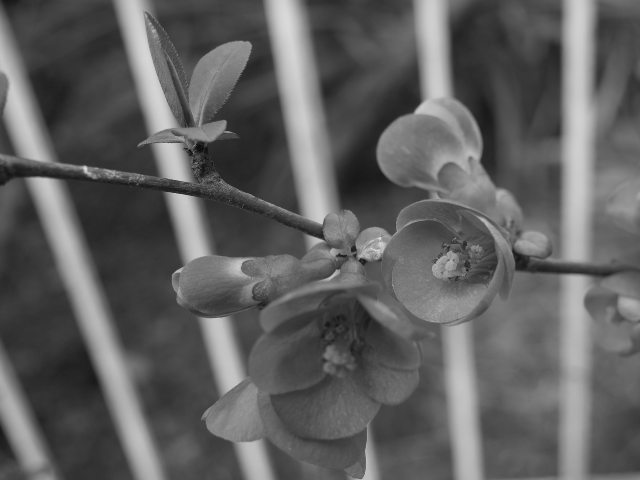
%> input picture Electrical and Computer Engineering DEng (Equilavent to Masters) - Aristotle University of Thessaloniki/Digital Image Processing (Matlab)/DIP_A/march.png, 1280 x 960 px (shown at 1/2 size)
$ octave demo1.m   (GNU Octave 9; MATLAB toolbox functions it lacks are replaced by stand-ins)
%> lines starting %> are read from the running program, lines starting %| are printed output that depends on the picture; in (x1, y1, x2, y2) boxes, pixels count from 0 and x2, y2 are one past the last pixel; in counts of white or black regions, pixels touching at a corner belong together; the program's own positions count from 1
%> further down, I is the input picture: size 960x1280 uint8; min 0, max 249, mean 96.2
### Electrical and Computer Engineering DEng (Equilavent to Masters) - Aristotle University of Thessaloniki/Digital Image Processing (Matlab)/DIP_A/bayer2rgb.m
function [xc] = bayer2rgb( xb, M, N, type)
%> called with M = 960, N = 1280, type = 1
%BAYER2RGB Summary of this function goes here
%   Detailed explanation goes here

xb=double(xb);

X=size(xb,1);
%> X = 960
Y=size(xb,2);
%> Y = 1280

red_mask = repmat([0 0; 1 0], X/2, Y/2);
green_mask = repmat([1 0; 0 1], X/2, Y/2);
blue_mask = repmat([0 1; 0 0], X/2, Y/2);

    R=xb.*red_mask;
    G=xb.*green_mask;
    B=xb.*blue_mask;
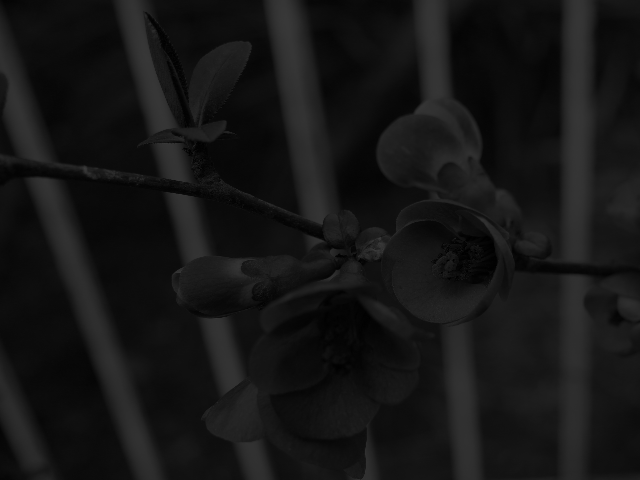
%> B: size 960x1280 double (shown at 1/2 size); min 0, max 241, mean 21.5

if (type==1)
    xc=nearest(R,G,B);
end

if (type==2)
    xc=bilinear(R,G,B);
end

xc=resize(xc,[M N]);


end

### Electrical and Computer Engineering DEng (Equilavent to Masters) - Aristotle University of Thessaloniki/Digital Image Processing (Matlab)/DIP_A/nearest.m
function [ xc ] = nearest(R, G, B )
M=size(R,1);
%> M = 960
N=size(R,2);
%> N = 1280

%interpolate red
for i=2:size(R,1)
    for j=2:size(R,2)
        if (R(i,j)~=0)
            R(i,j-1)=R(i,j);
            R(i-1,j-1)=R(i,j);
            R(i-1,j)=R(i,j);
        end
    end
end

R(1:M,1)=R(1:M,2); %left border
%> R: size 960x1280 double; min 0, max 249, mean 118.8
R(1:M,N)=R(1:M,N-1); %right border
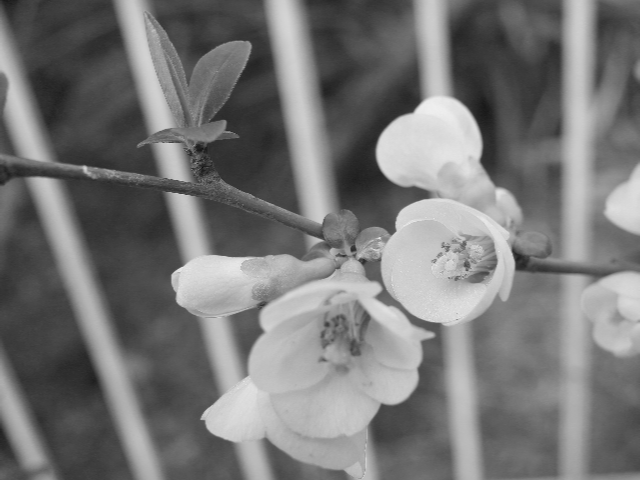
%> R: size 960x1280 double (shown at 1/2 size); min 16, max 249, mean 118.9
R(1,1:N)=R(2,1:N); %top border
R(M,1:N)=R(M-1,1:N); %bottom border

%interpolate blue
for i=2:size(B,1)
    for j=2:size(B,2)
        if (B(i,j)~=0)
            B(i-1,j)=B(i,j);
            B(i-1,j-1)=B(i,j);
            B(i,j-1)=B(i,j);
        end
    end
end
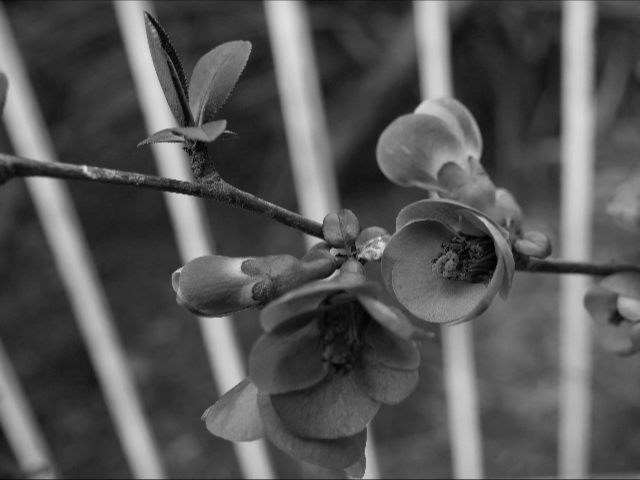
%> B: size 960x1280 double (shown at 1/2 size); min 0, max 241, mean 85.7

B(1:M,1)=B(1:M,2); %left border
%> B: size 960x1280 double; under 0.01% of pixels changed, all inside (x1, y1, x2, y2) = (0, 0, 1, 1)
B(1:M,N)=B(1:M,N-1); %right border
%> B: size 960x1280 double; min 0, max 241, mean 85.7; mean of the top-left, top-right, bottom-left and bottom-right quarters 83.4, 85.7, 81, 92.8
B(1,1:N)=B(2,1:N); %top border
B(M,1:N)=B(M-1,1:N); %bottom border

%interpolate green
for i=2:size(G,1)
    for j=1:size(G,2)
        if (G(i,j)==0)
            G(i,j)=G(i-1,j);
        end
    end
end

G(1:M,1)=G(1:M,2); %left border
%> G: size 960x1280 double; min 0, max 234, mean 90.1; mean of the top-left, top-right, bottom-left and bottom-right quarters 94.3, 93.7, 78.5, 93.9
G(1:M,N)=G(1:M,N-1); %right border
G(1,1:N)=G(2,1:N); %top border
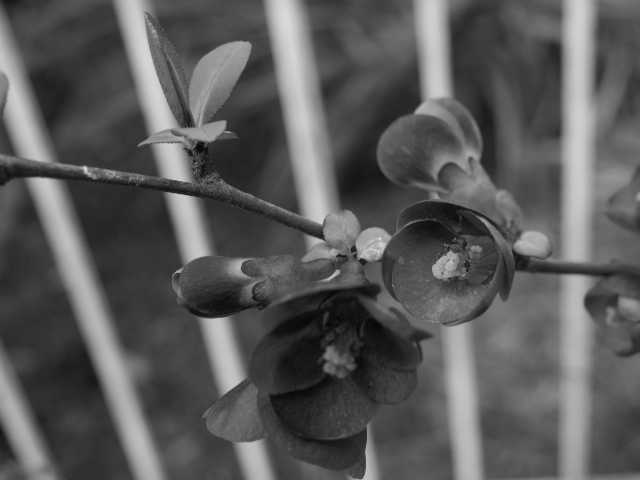
%> G: size 960x1280 double (shown at 1/2 size); min 1, max 234, mean 90.2
G(M,1:N)=G(M-1,1:N); %bottom border
%> G: size 960x1280 double; 0.04% of pixels changed, all inside (x1, y1, x2, y2) = (0, 959, 1278, 960)

 xc(:,:,1)=R; xc(:,:,2)=G; xc(:,:,3)=B;


end

### Electrical and Computer Engineering DEng (Equilavent to Masters) - Aristotle University of Thessaloniki/Digital Image Processing (Matlab)/DIP_A/resize.m
function [resized] = resize(im, out_dims)
%> called with out_dims = [960 1280]

    %// Get some necessary variables first
    in_rows = size(im,1);
%> in_rows = 960
    in_cols = size(im,2);
%> in_cols = 1280
    out_rows = out_dims(1);
    out_cols = out_dims(2);

    %// Let S_R = R / R'
    S_R = in_rows / out_rows;
%> S_R = 1
    %// Let S_C = C / C'
    S_C = in_cols / out_cols;
%> S_C = 1

    %// Define grid of co-ordinates in our image
    %// Generate (x,y) pairs for each point in our image
    [cf, rf] = meshgrid(1 : out_cols, 1 : out_rows);

    %// Let r_f = r'*S_R for r = 1,...,R'
    %// Let c_f = c'*S_C for c = 1,...,C'
    rf = rf * S_R;
    cf = cf * S_C;

    %// Let r = floor(rf) and c = floor(cf)
    r = floor(rf);
    c = floor(cf);

    %// Any values out of range, cap
    r(r < 1) = 1;
    c(c < 1) = 1;
    r(r > in_rows - 1) = in_rows - 1;
%> r: size 960x1280 double; min 1, max 959, mean 480.5
    c(c > in_cols - 1) = in_cols - 1;
%> c: size 960x1280 double; min 1, max 1279, mean 640.5

    %// Let delta_R = rf - r and delta_C = cf - c
    delta_R = rf - r;
    delta_C = cf - c;

    %// Final line of algorithm
    %// Get column major indices for each point we wish
    %// to access
    in1_ind = sub2ind([in_rows, in_cols], r, c);
    in2_ind = sub2ind([in_rows, in_cols], r+1,c);
    in3_ind = sub2ind([in_rows, in_cols], r, c+1);
    in4_ind = sub2ind([in_rows, in_cols], r+1, c+1);

    %// Now interpolate
    %// Go through each channel for the case of colour
    %// Create output image that is the same class as input
   resized = zeros(out_rows, out_cols, size(im, 3));
   resized = cast(resized, class(im));

    for idx = 1 : size(im, 3)
        chan = double(im(:,:,idx)); %// Get i'th channel
        %// Interpolate the channel
        tmp = chan(in1_ind).*(1 - delta_R).*(1 - delta_C) + ...
                       chan(in2_ind).*(delta_R).*(1 - delta_C) + ...
                       chan(in3_ind).*(1 - delta_R).*(delta_C) + ...
                       chan(in4_ind).*(delta_R).*(delta_C);
        resized(:,:,idx) = cast(tmp, class(im));
    end

### Electrical and Computer Engineering DEng (Equilavent to Masters) - Aristotle University of Thessaloniki/Digital Image Processing (Matlab)/DIP_A/bilinear.m
function [ xc ] = bilinear(R,G,B)
M=size(R,1);
N=size(R,2);

%interpolate red
for i=2:size(R,1)-1
    for j=2:size(R,2)-1
       if (R(i,j)==0)
        if (mod(i,2)==0)
        R(i,j)=R(i,j-1)/2+R(i,j+1)/2;
        end
        if (mod(i,2)~=0 && mod(j,2)~=0)
        R(i,j)=R(i-1,j)/2+R(i+1,j)/2;
        end
        if (mod(i,2)~=0 && mod(j,2)==0)
        R(i,j)= R(i-1,j-1)/4 + R(i+1,j+1)/4 + R(i-1,j+1)/4 + R(i+1,j-1)/4;
        end
       end
    end
end

R(1:M,1)=R(1:M,2); %left border
R(1:M,N)=R(1:M,N-1); %right border
R(1,1:N)=R(2,1:N); %top border
R(M,1:N)=R(M-1,1:N); %bottom border

%interpolate blue
for i=2:size(B,1)-1
    for j=2:size(B,2)-1
        if (B(i,j)==0)
        if (mod(i,2)~=0)
        B(i,j)=B(i,j-1)/2+B(i,j+1)/2;
        end
        if (mod(i,2)==0 && mod(j,2)==0)
        B(i,j)=B(i-1,j)/2+B(i+1,j)/2;
        end
        if (mod(i,2)==0 && mod(j,2)~=0)
        B(i,j)= B(i-1,j-1)/4 + B(i+1,j+1)/4 + B(i-1,j+1)/4 + B(i+1,j-1)/4;
        end
       end
    end
end

B(1:M,1)=B(1:M,2); %left border
B(1:M,N)=B(1:M,N-1); %right border
B(1,1:N)=B(2,1:N); %top border
B(M,1:N)=B(M-1,1:N); %bottom border

%interpolate green
for i=2:size(G,1)-1
    for j=2:size(G,2)-1
        if (G(i,j)==0)
        G(i,j)= G(i+1,j)/4 + G(i-1,j)/4 + G(i,j-1)/4 + G(i,j+1)/4;
        end
   end
end

G(1:M,1)=G(1:M,2); %left border
G(1:M,N)=G(1:M,N-1); %right border
G(1,1:N)=G(2,1:N); %top border
G(M,1:N)=G(M-1,1:N); %bottom border

    xc(:,:,1)=R;  xc(:,:,2)=G; xc(:,:,3)=B;
end

### Electrical and Computer Engineering DEng (Equilavent to Masters) - Aristotle University of Thessaloniki/Digital Image Processing (Matlab)/DIP_A/demo1.m
%Mourouzi Christos
%7571

I=imread('march.png'); %read image

%original size Nearest Neighbor
RGB=bayer2rgb(I,960,1280,1);
figure(1); title('960 x 1280 Nearest Neighbor')
imshow(uint8(RGB))

%resize Nearest Neighbor
RGB=bayer2rgb(I,320,420,1);
%> call 2 of resize, with out_dims = [320 420]
%> in resize (call 2), `r(r < 1) = 1;`:
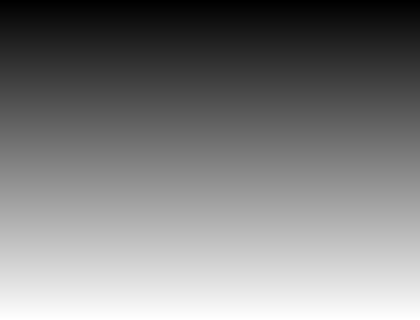
%> r: size 320x420 double; min 3, max 960, mean 481.5; drawn with min black and max white
%> in resize (call 2), `c(c < 1) = 1;`:
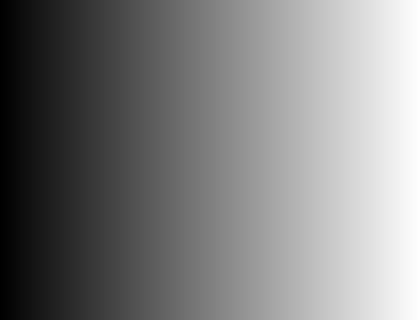
%> c: size 320x420 double; min 3, max 1280, mean 641; drawn with min black and max white
%> in resize (call 2), `r(r > in_rows - 1) = in_rows - 1;`: r: size 320x420 double; 0.31% of pixels changed, all inside (x1, y1, x2, y2) = (0, 319, 420, 320)
%> in resize (call 2), `c(c > in_cols - 1) = in_cols - 1;`: c: size 320x420 double; 0.24% of pixels changed, all inside (x1, y1, x2, y2) = (419, 0, 420, 320)
%> after the loop in resize (call 2), `for idx = 1 : size(im, 3)`:
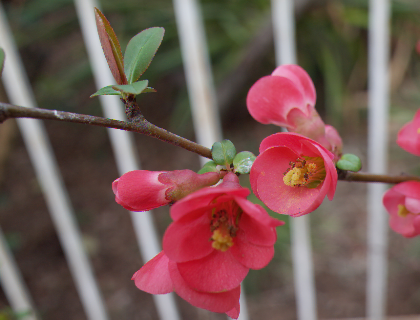
%> resized: size 320x420x3 double; mean R, G, B 118.9, 90.2, 85.9
figure(2); title('320 x 420 Nearest Neighbor')
imshow(uint8(RGB))

%original size Bilinear
RGB=bayer2rgb(I,960,1280,2);
%> (the run ends here)
